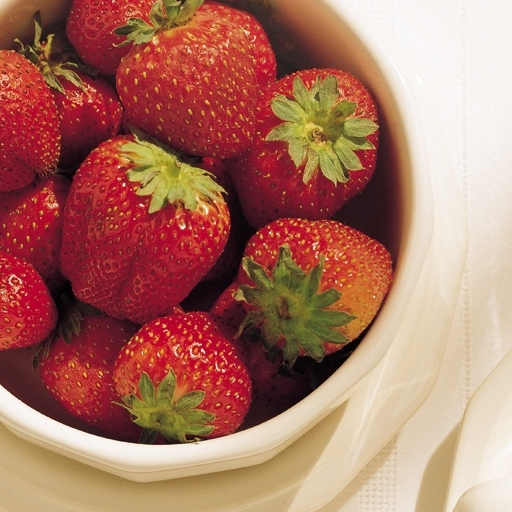
#> input picture Immagini/fragole.jpg, 512 x 512 px, found by its file name
$ python Es_1_1_2.py
#> lines starting #> are read from the running program, lines starting #| are printed output that depends on the picture
### Librerie/color_convertion.py
# -*- coding: utf-8 -*-
"""
Created on Sat Apr 18 18:50:59 2020

@author: Davide
"""
import numpy as _np

def rgb2hsi(x):
    """
    Conversione spazio di colori da RGB a HSI.
    """
    if x.dtype==_np.uint8:
        x = _np.float64(x)/255

    # componente I
    I = _np.mean(x, -1)

    # componente S
    S = 1.0 - _np.min(x,-1) / _np.maximum(I, _np.finfo(x.dtype).eps)

    # componente H
    den = x @ [1,-0.5,-0.5]
    num = _np.sqrt(3)*(x @ [0,0.5,-0.5])
    H = _np.arctan2(num, den)
    H = (H/(2*_np.pi)) % 1 # normalizzazione componente H

    # ricostruzione
    y = _np.stack((H,S,I),-1)
    return y


# [40 lines left out: function hsi2rgb, not called in this run]

### Ex5/Es_1_1_2.py
# -*- coding: utf-8 -*-
"""
Lo spazio HSI. La rappresentazione HSV si ottiene con skimage.color.rgb2hsv. Il modello HSV
`e leggermente diverso da quello HSI, dato che il solido di riferimento `e una piramide rovesciata, con la
cima nell’origine a differenza del caso HSI in cui il modello `e una doppia piramide. Per questo motivo
per il passaggio nello spazio HSI usate le funzioni disponibili sul sito del corso nella sezione materiale
didattico.
Visualizzate le componenti HSI dell’immagine fragole.jpg e quelle dell’immagine cubo.jpg che rappresenta
proprio il cubo dei colori. In quest’ultimo caso si possono fare alcune interessanti considerazioni.
Nell’immagine di tinta, si pu`o notare la forte discontinuit`a lungo la linea a 45o sul piano frontale del
cubo, che `e quello del rosso: si ha infatti lungo questa linea la transizione brusca tra valori alti (360o) e
valori bassi (0o) della tinta, dovuta alla sua rappresentazione circolare. L’immagine di saturazione mostra
valori pi`u scuri verso il vertice del bianco, dove i colori diventano progressivamente meno saturi. Infine,
nell’immagine di intensit`a, ogni pixel `e semplicemente la media dei valori RGB del pixel corrispondente
nell’immagine a colori.
"""

import sys
sys.path.append("../Librerie")
import numpy as np # importa Numpy
import matplotlib.pyplot as plt # importa Matplotlib
import scipy.ndimage as ndi # importa Scipy per le immagini
import skimage.io as io # importa il modulo Input/Output di SK-Image
import scipy.ndimage as ndi
import mylib as ml
import skimage.exposure as ex
import skimage.color as col
import color_convertion as cc

#Visualizzo Immagine input
x = io.imread('../immagini/fragole.jpg')
#> x is the input picture: shape (512, 512, 3); mean R, G, B 171.3, 115.6, 99.6
x = np.float64(x) / 255
plt.figure(1)
plt.subplot(1,2,1)
plt.imshow(x) #non servono tag
plt.title('Immagine FRAGOLE')

#Visualizzo Immagine input
y = io.imread('../immagini/cubo.jpg')
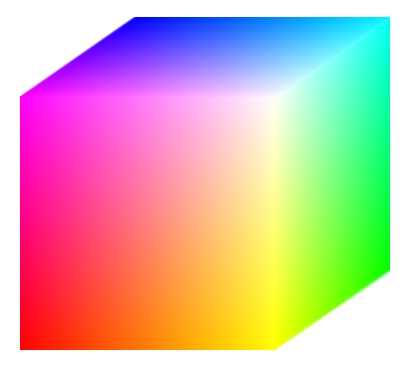
#> input picture Immagini/cubo.jpg, 409 x 366 px, found by its file name
#> y is the input picture: shape (366, 409, 3); mean R, G, B 212.3, 181.4, 173.2
y = np.float64(y) / 255
plt.subplot(1,2,2)
plt.imshow(y) #non servono tag
plt.title('Immagine CUBO')
plt.tight_layout()

f_h = cc.rgb2hsi(x)
c_h = cc.rgb2hsi(y)
#> in rgb2hsi (call 2), `I = _np.mean(x, -1)`:
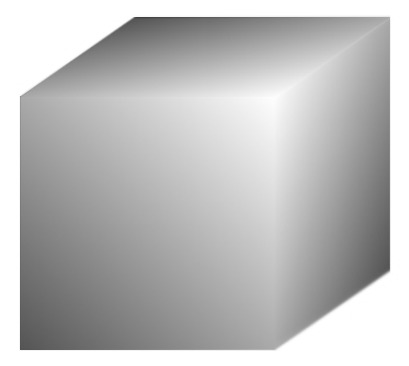
#> I: shape (366, 409) float64; min 0.25, max 1, mean 0.741
#> in rgb2hsi (call 2), `S = 1.0 - _np.min(x,-1) / _np.maximum(I, _np.finfo(x.dtype).eps)`:
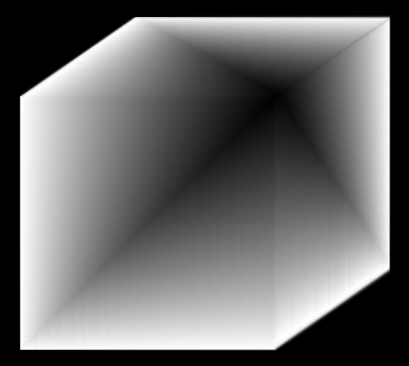
#> S: shape (366, 409) float64; min 0, max 1, mean 0.417
#> in rgb2hsi (call 2), `den = x @ [1,-0.5,-0.5]`:
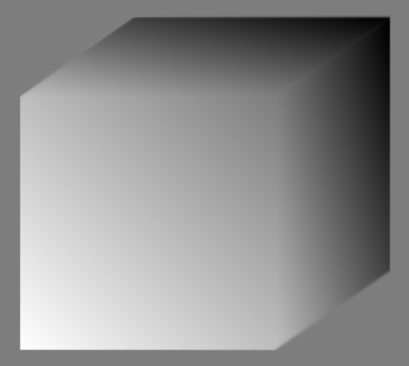
#> den: shape (366, 409) float64; min -0.967, max 0.996, mean 0.137; drawn with min black and max white
#> in rgb2hsi (call 2), `num = _np.sqrt(3)*(x @ [0,0.5,-0.5])`:
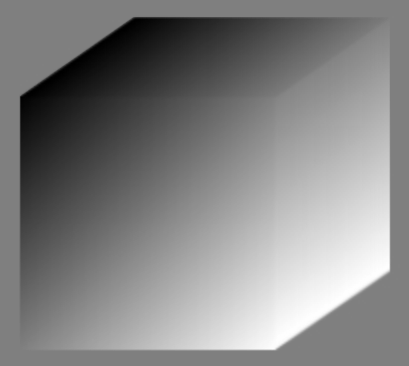
#> num: shape (366, 409) float64; min -0.866, max 0.866, mean 0.0277; drawn with min black and max white
#> in rgb2hsi (call 2), `H = (H/(2*_np.pi)) % 1`:
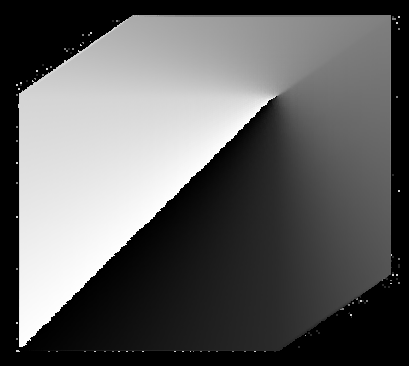
#> H: shape (366, 409) float64; min 0, max 0.999, mean 0.378
#> in rgb2hsi (call 2), `y = _np.stack((H,S,I),-1)`:
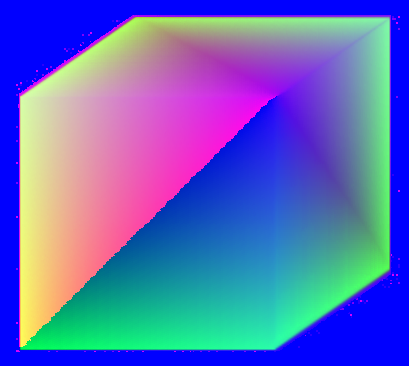
#> y: shape (366, 409, 3) float64; mean of channels 0, 1, 2 0.378, 0.417, 0.741; drawn as R, G, B

H = f_h[:,:,0]
S = f_h[:,:,1]
I = f_h[:,:,2]

plt.figure(2)
plt.subplot(1,3,1)
plt.imshow(H, cmap='gray') #non servono tag
plt.title('COMPONENTE H')
plt.subplot(1,3,2)
plt.imshow(S, cmap='gray') #non servono tag
plt.title('COMPONENTE S')
plt.subplot(1,3,3)
plt.imshow(I, cmap='gray') #non servono tag
plt.title('COMPONENTE I')

H = c_h[:,:,0]
S = c_h[:,:,1]
I = c_h[:,:,2]

plt.figure(3)
plt.subplot(1,3,1)
plt.imshow(H, cmap='gray') #non servono tag
plt.title('COMPONENTE H')
plt.subplot(1,3,2)
plt.imshow(S, cmap='gray') #non servono tag
plt.title('COMPONENTE S')
plt.subplot(1,3,3)
plt.imshow(I, cmap='gray') #non servono tag
plt.title('COMPONENTE I')
